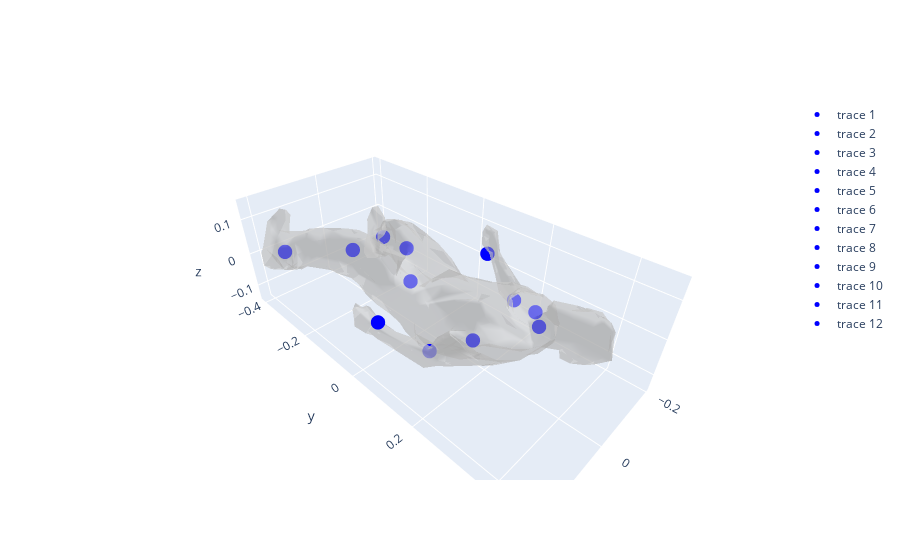

The notebook cell this image was saved under:
### Code cell
mesh, edge_features, keypoints = other_meshes_dataset[10]
predicted_keypoints = keypoints_predictor_test(edge_features.unsqueeze(0).to(torch.float32).to(device)).squeeze().cpu().detach().numpy()


fig = go.Figure()
fig.update_layout(scene=dict(aspectmode='data'))


fig.add_trace(go.Mesh3d(x=mesh.vertices[:, 0], y=mesh.vertices[:, 1], z=mesh.vertices[:, 2], i=mesh.faces[:, 0], j=mesh.faces[:, 1], k=mesh.faces[:, 2], color='lightgrey', opacity=0.5))

for i, keypoint in enumerate(predicted_keypoints):
    fig.add_trace(go.Scatter3d(x=[keypoint[0]], y=[keypoint[1]], z=[keypoint[2]], mode='markers', marker=dict(size=5, color='blue')))

fig.show()

### Figure 1 — Plotly figure (JSON) as saved in the notebook; plotly's stock layout.template omitted (floating-point values rounded to 4 significant figures; data arrays with more than 128 entries replaced by an {"elided": "..."} marker saying what was removed)
{"data": [{"color": "lightgrey", "i": {"elided": "1500 int values"}, "j": {"elided": "1500 int values"}, "k": {"elided": "1500 int values"}, "opacity": 0.5, "type": "mesh3d", "x": {"elided": "752 float values"}, "y": {"elided": "752 float values"}, "z": {"elided": "752 float values"}}, {"marker": {"color": "blue", "size": 5}, "mode": "markers", "type": "scatter3d", "x": [-0.1705], "y": [0.0525], "z": [0.03355]}, {"marker": {"color": "blue", "size": 5}, "mode": "markers", "type": "scatter3d", "x": [0.004724], "y": [0.3211], "z": [0.05778]}, {"marker": {"color": "blue", "size": 5}, "mode": "markers", "type": "scatter3d", "x": [0.1891], "y": [0.0583], "z": [0.02325]}, {"marker": {"color": "blue", "size": 5}, "mode": "markers", "type": "scatter3d", "x": [0.1187], "y": [0.138], "z": [-0.05043]}, {"marker": {"color": "blue", "size": 5}, "mode": "markers", "type": "scatter3d", "x": [-0.1464], "y": [-0.3325], "z": [-0.05825]}, {"marker": {"color": "blue", "size": 5}, "mode": "markers", "type": "scatter3d", "x": [-0.1039], "y": [0.2481], "z": [-0.007041]}, {"marker": {"color": "blue", "size": 5}, "mode": "markers", "type": "scatter3d", "x": [0.06024], "y": [-0.1955], "z": [0.03726]}, {"marker": {"color": "blue", "size": 5}, "mode": "markers", "type": "scatter3d", "x": [0.005728], "y": [-0.04232], "z": [-0.01085]}, {"marker": {"color": "blue", "size": 5}, "mode": "markers", "type": "scatter3d", "x": [-0.09798], "y": [-0.17], "z": [-0.01191]}, {"marker": {"color": "blue", "size": 5}, "mode": "markers", "type": "scatter3d", "x": [0.1657], "y": [-0.3517], "z": [0.01063]}, {"marker": {"color": "blue", "size": 5}, "mode": "markers", "type": "scatter3d", "x": [-0.1368], "y": [0.1683], "z": [-0.03299]}, {"marker": {"color": "blue", "size": 5}, "mode": "markers", "type": "scatter3d", "x": [0.09437], "y": [0.2338], "z": [0.02477]}], "layout": {"scene": {"aspectmode": "data"}}}
